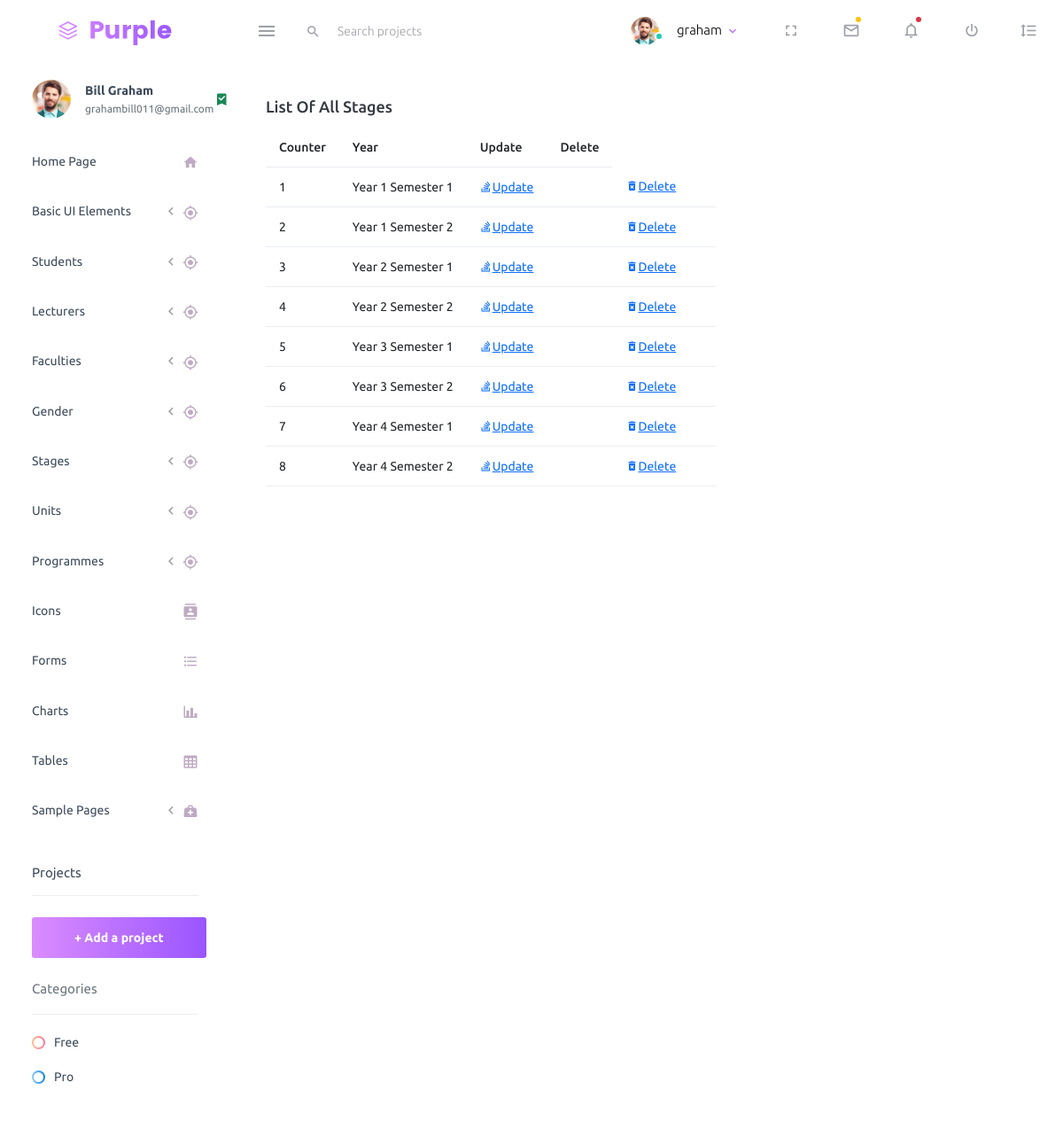
Page /school/list-stage/ (signed in) on the committed database.
### school/models.py (models this page shows, shortened)
class Stages(models.Model):
    year=models.CharField(max_length=255, blank=True, null=True)

### school/views.py (the view)
# urls.py: path('list-stage/', views.ListStage, name='list-stage'),
@login_required
def ListStage(request):
	title = 'List of All Stages'
	queryset = Stages.objects.all()
	context = {
	"title": title,
	"queryset": queryset,
	}
	return render(request, "school/list-stages.html", context)

### school/templates/school/list-stages.html (shortened to what this page needs)
{% extends 'index2.html' %}
{% load static %}
{% block content %}
<div class="row">
    <div class="col-12 grid-margin">
      <div class="card">
        <div class="card-body">
          <h4 class="card-title">{{title}}</h4>
          <div class="table-responsive">
            <table class="table">
              <thead>
                <tr>
                  <th>Counter</th>
                  <th>Year</th>
                  <th>Update</th>
                  <th>Delete</th>
                </tr>
              </thead>
              <tbody>
                {% for instance in queryset %}
                    <tr>
                        <td>{{forloop.counter}}</td>
                        <td>{{instance.year}}</td>
                        <td><a href="{% url 'school:edit-stage' instance.id%}" class="mdi mdi-stack-overflow">Update</a><td>
                        <td><a href="{% url 'school:delete-stage' instance.id%}" class="mdi mdi-delete-forever">Delete</a><td>
                    </tr>
                {% endfor %}
              </tbody>
            </table>
          </div>
        </div>
      </div>
    </div>
  </div>
  {% endblock content %}

### school/templates/index2.html (shortened to what this page needs)
{%load static%}
<!DOCTYPE html>
<html lang="en">
  <head>
    <link rel="stylesheet" href="{% static 'dash/assets/vendors/mdi/css/materialdesignicons.min.css' %}">
    <link rel="stylesheet" href="{% static 'dash/assets/vendors/css/vendor.bundle.base.css' %}">
    <link rel="stylesheet" href="{% static 'dash/assets/css/style.css' %}">
    <link rel="stylesheet" type="text/css" href="{% static 'mine/toastr.min.css' %}" media="all">
  </head>
  <body>
    <div class="container-scroller">
      {% include 'navbar.html' %}
      <div class="container-fluid page-body-wrapper">
        {% include 'side_bar.html' %}
        {% block content %}
        {% endblock content %}
      </div>
    </div>
  </body>
</html>

### school/templates/navbar.html (shortened to what this page needs)
      {% load static %}
      <nav class="navbar default-layout-navbar col-lg-12 col-12 p-0 fixed-top d-flex flex-row">
        <div class="text-center navbar-brand-wrapper d-flex align-items-center justify-content-center">
          <a class="navbar-brand brand-logo" href="/"><img src="{% static 'dash/assets/images/logo.svg' %}" alt="logo" /></a>
        </div>
        <div class="navbar-menu-wrapper d-flex align-items-stretch">
          <button class="navbar-toggler navbar-toggler align-self-center" type="button" data-toggle="minimize">
            <span class="mdi mdi-menu"></span>
          </button>
          <div class="search-field d-none d-md-block">
            <form class="d-flex align-items-center h-100" action="#">
              <div class="input-group">
                <div class="input-group-prepend bg-transparent">
                  <i class="input-group-text border-0 mdi mdi-magnify"></i>
                </div>
                <input type="text" class="form-control bg-transparent border-0" placeholder="Search projects">
              </div>
            </form>
          </div>
          <ul class="navbar-nav navbar-nav-right">
            <li class="nav-item nav-profile dropdown">
              <a class="nav-link dropdown-toggle" id="profileDropdown" href="#" data-bs-toggle="dropdown" aria-expanded="false">
                <div class="nav-profile-img">
                  <img src="{% static 'dash/assets/images/faces/face1.jpg' %}" alt="image">
                  <span class="availability-status online"></span>
                </div>
                <div class="nav-profile-text">
                  <p class="mb-1 text-black">{{request.user}}</p>
                </div>
              </a>
            </li>
            <li class="nav-item d-none d-lg-block full-screen-link">
              <a class="nav-link">
                <i class="mdi mdi-fullscreen" id="fullscreen-button"></i>
              </a>
            </li>
            <li class="nav-item dropdown">
              <a class="nav-link count-indicator dropdown-toggle" id="messageDropdown" href="#" data-bs-toggle="dropdown" aria-expanded="false">
                <i class="mdi mdi-email-outline"></i>
                <span class="count-symbol bg-warning"></span>
              </a>
            </li>
            <li class="nav-item dropdown">
              <a class="nav-link count-indicator dropdown-toggle" id="notificationDropdown" href="#" data-bs-toggle="dropdown">
                <i class="mdi mdi-bell-outline"></i>
                <span class="count-symbol bg-danger"></span>
              </a>
            </li>
            <li class="nav-item nav-logout d-none d-lg-block">
              <a class="nav-link" href="#">
                <i class="mdi mdi-power"></i>
              </a>
            </li>
            <li class="nav-item nav-settings d-none d-lg-block">
              <a class="nav-link" href="#">
                <i class="mdi mdi-format-line-spacing"></i>
              </a>
            </li>
          </ul>
        </div>
      </nav>

### school/templates/side_bar.html (shortened to what this page needs)
        {% load static %}
        <nav class="sidebar sidebar-offcanvas" id="sidebar">
            <ul class="nav">
              <li class="nav-item nav-profile">
                <a href="#" class="nav-link">
                  <div class="nav-profile-image">
                    <img src="{% static 'dash/assets/images/faces/face1.jpg' %}" alt="profile">
                  </div>
                  <div class="nav-profile-text d-flex flex-column">
                    <span class="font-weight-bold mb-2">{{request.user.first_name}} {{request.user.last_name}}</span>
                    <span class="text-secondary text-small">{{request.user.email}}</span>
                  </div>
                  <i class="mdi mdi-bookmark-check text-success nav-profile-badge"></i>
                </a>
              </li>
              <li class="nav-item">
                <a class="nav-link" href="{% url 'home' %}">
                  <span class="menu-title">Home Page</span>
                  <i class="mdi mdi-home menu-icon"></i>
                </a>
              </li>
              <li class="nav-item">
                <a class="nav-link" data-bs-toggle="collapse" href="#ui-basic" aria-expanded="false" aria-controls="ui-basic">
                  <span class="menu-title">Basic UI Elements</span>
                  <i class="menu-arrow"></i>
                  <i class="mdi mdi-crosshairs-gps menu-icon"></i>
                </a>
              </li>
              {% if request.user.is_superuser %}
              <li class="nav-item">
                <a class="nav-link" data-bs-toggle="collapse" href="#students" aria-expanded="false" aria-controls="ui-basic">
                  <span class="menu-title">Students</span>
                  <i class="menu-arrow"></i>
                  <i class="mdi mdi-crosshairs-gps menu-icon"></i>
                </a>
              </li>
              <li class="nav-item">
                <a class="nav-link" data-bs-toggle="collapse" href="#lecs" aria-expanded="false" aria-controls="ui-basic">
                  <span class="menu-title">Lecturers</span>
                  <i class="menu-arrow"></i>
                  <i class="mdi mdi-crosshairs-gps menu-icon"></i>
                </a>
              </li>
              <li class="nav-item">
                <a class="nav-link" data-bs-toggle="collapse" href="#faccs" aria-expanded="false" aria-controls="ui-basic">
                  <span class="menu-title">Faculties</span>
                  <i class="menu-arrow"></i>
                  <i class="mdi mdi-crosshairs-gps menu-icon"></i>
                </a>
              </li>
              <li class="nav-item">
                <a class="nav-link" data-bs-toggle="collapse" href="#gender" aria-expanded="false" aria-controls="ui-basic">
                  <span class="menu-title">Gender</span>
                  <i class="menu-arrow"></i>
                  <i class="mdi mdi-crosshairs-gps menu-icon"></i>
                </a>
              </li>
              <li class="nav-item">
                <a class="nav-link" data-bs-toggle="collapse" href="#stages" aria-expanded="false" aria-controls="ui-basic">
                  <span class="menu-title">Stages</span>
                  <i class="menu-arrow"></i>
                  <i class="mdi mdi-crosshairs-gps menu-icon"></i>
                </a>
              </li>
              <li class="nav-item">
                <a class="nav-link" data-bs-toggle="collapse" href="#units" aria-expanded="false" aria-controls="ui-basic">
                  <span class="menu-title">Units</span>
                  <i class="menu-arrow"></i>
                  <i class="mdi mdi-crosshairs-gps menu-icon"></i>
                </a>
              </li>
              <li class="nav-item">
                <a class="nav-link" data-bs-toggle="collapse" href="#programmes" aria-expanded="false" aria-controls="ui-basic">
                  <span class="menu-title">Programmes</span>
                  <i class="menu-arrow"></i>
                  <i class="mdi mdi-crosshairs-gps menu-icon"></i>
                </a>
              </li>
              {% endif %}
              <li class="nav-item">
                <a class="nav-link" href="{% static 'dash/pages/icons/mdi.html' %}">
                  <span class="menu-title">Icons</span>
                  <i class="mdi mdi-contacts menu-icon"></i>
                </a>
              </li>
              <li class="nav-item">
                <a class="nav-link" href="{% static 'dash/pages/forms/basic_elements.html' %}">
                  <span class="menu-title">Forms</span>
                  <i class="mdi mdi-format-list-bulleted menu-icon"></i>
                </a>
              </li>
              <li class="nav-item">
                <a class="nav-link" href="{% static 'dash/pages/charts/chartjs.html' %}">
                  <span class="menu-title">Charts</span>
                  <i class="mdi mdi-chart-bar menu-icon"></i>
                </a>
              </li>
              <li class="nav-item">
                <a class="nav-link" href="{% static 'dash/pages/tables/basic-table.html' %}">
                  <span class="menu-title">Tables</span>
                  <i class="mdi mdi-table-large menu-icon"></i>
                </a>
              </li>
              <li class="nav-item">
                <a class="nav-link" data-bs-toggle="collapse" href="#general-pages" aria-expanded="false" aria-controls="general-pages">
                  <span class="menu-title">Sample Pages</span>
                  <i class="menu-arrow"></i>
                  <i class="mdi mdi-medical-bag menu-icon"></i>
                </a>
              </li>
              <li class="nav-item sidebar-actions">
                <span class="nav-link">
                  <div class="border-bottom">
                    <h6 class="font-weight-normal mb-3">Projects</h6>
                  </div>
                  <button class="btn btn-block btn-lg btn-gradient-primary mt-4">+ Add a project</button>
                  <div class="mt-4">
                    <div class="border-bottom">
                      <p class="text-secondary">Categories</p>
                    </div>
                    <ul class="gradient-bullet-list mt-4">
                      <li>Free</li>
                      <li>Pro</li>
                    </ul>
                  </div>
                </span>
              </li>
            </ul>
          </nav>

### rows in the picture
Stages: year "Year 1 Semester 1"
Stages: year "Year 1 Semester 2"
Stages: year "Year 2 Semester 1"
Stages: year "Year 2 Semester 2"
Stages: year "Year 3 Semester 1"
Stages: year "Year 3 Semester 2"
Stages: year "Year 4 Semester 1"
Stages: year "Year 4 Semester 2"

### other values in the picture
{{ request.user }} "graham"
{{ request.user.first_name }} "Bill"
{{ request.user.last_name }} "Graham"
{{ request.user.email }} "grahambill011@gmail.com"
{{ title }} "List Of All Stages"
